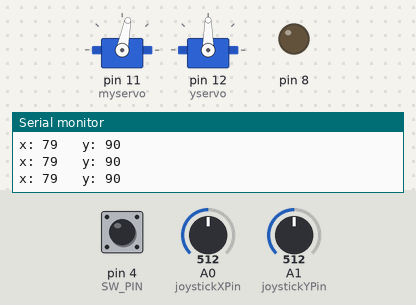
Simulated run of this sketch. Board: Arduino Uno, built with avr-gcc and run on an emulated ATmega328P. Shown: 2 × servo, output pins drawn as LEDs (lit = HIGH), the last lines printed to the serial monitor. The inputs (shaded band) are chosen by the test bench; at power-on: A0 (joystickXPin) = 512, A1 (joystickYPin) = 512, pin 4 (SW_PIN) HIGH.

Above: at 1.2 s.
1.3 s: A0 (joystickXPin) set to 716
At 2.1 s:
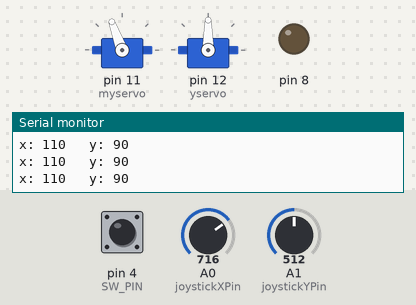
3.1 s: A1 (joystickYPin) set to 716
At 3.7 s:
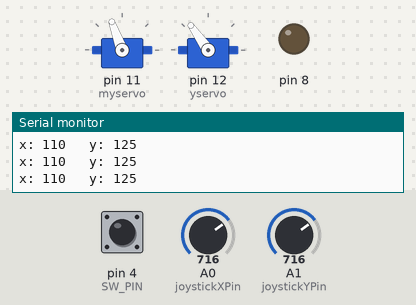
4.9 s: pin 4 (SW_PIN) pulled LOW for 1 s
At 6.0 s:
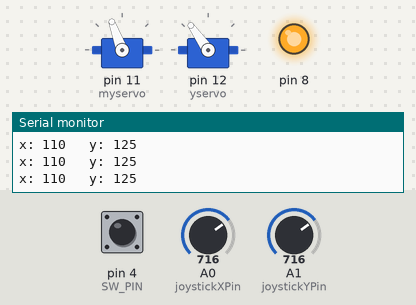
7.7 s: A0 (joystickXPin) set to 900
At 9.1 s:
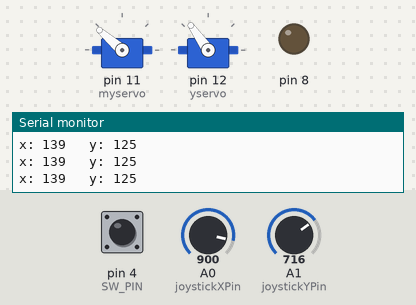
9.5 s: A1 (joystickYPin) set to 900
At 10.8 s:
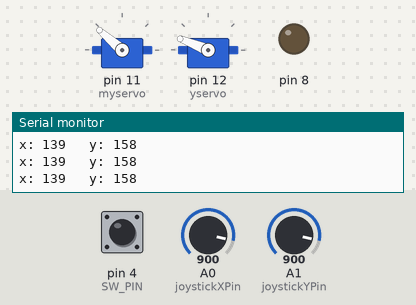
11.3 s: pin 4 (SW_PIN) pulled LOW for 3.2 s
At 12.5 s:
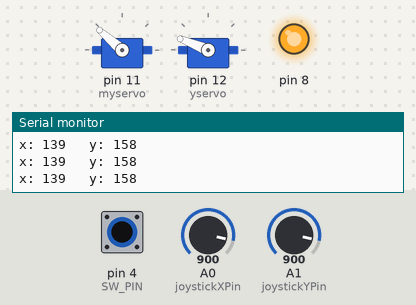
Timing chart, 0 to 16.4 s (numbered marks = the images above; inputs shaded):
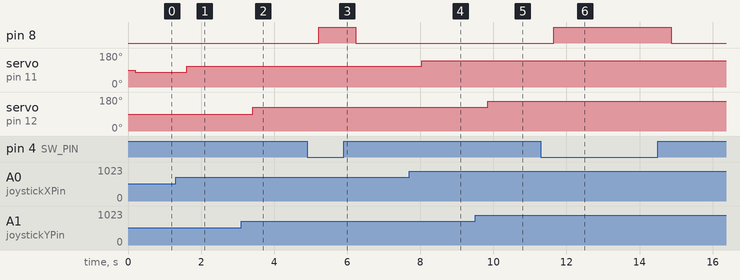

The sketch:

2servos_and_joystick.io.ino
```cpp
#include <Servo.h>
#include <ezButton.h>

#define SW_PIN   4  // Arduino pin connected to SW  pin

int joystickXPin = A0;
int joystickYPin = A1;  //om man vill också styra y axeln, dvs ha 2 servos

Servo myservo;
Servo yservo;
ezButton button(SW_PIN);

int bValue = 0; // To store value of the button


void setup() {
  // put your setup code here, to run once:
  myservo.attach(11);
  yservo.attach(12);
  Serial.begin(9600);
   button.setDebounceTime(50); // set debounce time to 50 milliseconds
  pinMode(8, OUTPUT);

}

void loop() {
  // put your main code here, to run repeatedly:
  button.loop(); // MUST call the loop() function first
  bValue = button.getState();
  int joystickXValue = analogRead(joystickXPin);
  int joystickYValue = analogRead(joystickYPin);
  int servoAngle = map(joystickXValue, 0, 1023, 0, 158);
  int yservoAngle = map(joystickYValue, 0, 1023, 0, 180);

   if (button.isPressed()) {
    Serial.println("The button is pressed");
    digitalWrite(8, HIGH);
    // TODO do something here

  }

  if (button.isReleased()) {
    Serial.println("The button is released");

    // TODO do something here
    digitalWrite(8, LOW);
  }


  Serial.println("x: " + String(servoAngle) + "   y: " + String{ yservoAngle });
  delay(200);


  yservo.write(yservoAngle);


  myservo.write(servoAngle);
}
```

Measured:
- after the input at 1.3 s, servo on pin 11 (myservo): 79° → 110° after 0.31 s
- after the input at 3.1 s, servo on pin 12 (yservo): 90° → 125° after 0.31 s
- after the input at 4.9 s, pin 8: LOW → HIGH after 0.32 s, → LOW 1.0 s later
- after the input at 7.7 s, servo on pin 11 (myservo): 110° → 139° after 0.33 s
- after the input at 9.5 s, servo on pin 12 (yservo): 125° → 158° after 0.34 s
- after the input at 11.3 s, pin 8: LOW → HIGH after 0.35 s, → LOW 3.2 s later
